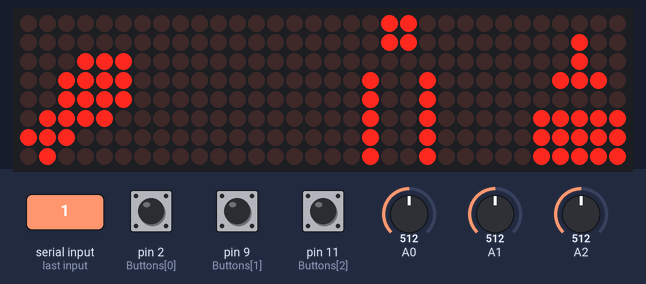
Bench run of a sketch on a simulated Arduino Uno, built with avr-gcc and run on an emulated ATmega328P. Shown: 32×8 LED matrix. Inputs (shaded band) come from the test bench; at power-on: pin 2 (Buttons[0]) HIGH, pin 9 (Buttons[1]) HIGH, pin 11 (Buttons[2]) HIGH, A0 = 512, A1 = 512, A2 = 512. What the sketch prints to the serial monitor is not drawn.

3.8 s: "1" received over Serial
Above: at 4.3 s.
Timing chart, 0 to 6.8 s (numbered marks = the images above; inputs shaded):
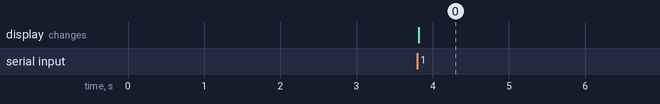

Measured:
- after the input at 3.8 s, the display: changes at once (image 0)

The sketch:

Game-Controller.ino
```cpp
/* ALT GAME JAM CONTROLLER
 *
 *  Project:  Alt Game Jam 2020
 *  Author:   Marshall Kaspari, Rohan Menon
 *  Type:     Analog/Digital controller
 *  Board:    Teensyduino
 *
*/
#include <LedControl.h>

// ---- DEFINES ----------------------------------------------
// Matrix Outputs
byte thrust0[8] = {0x00,0x04,0x04,0x0e,0x00,0x00,0x00,0x00};
byte thrust1[8] = {0x00,0x04,0x04,0x0e,0x00,0x01,0x01,0x01};
byte thrust2[8] = {0x00,0x00,0x04,0x04,0x0e,0x00,0x03,0x03};
byte thrust3[8] = {0x00,0x04,0x04,0x0e,0x00,0x07,0x07,0x07};
byte thrust4[8] = {0x00,0x04,0x04,0x0e,0x00,0x0f,0x0f,0x0f};
byte thrust5[8] = {0x00,0x04,0x04,0x0e,0x00,0x1f,0x1f,0x1f};
byte thrust6[8] = {0x00,0x04,0x04,0x0e,0x20,0x3f,0x3f,0x3f};
byte thrust7[8] = {0x00,0x04,0x44,0x4e,0x60,0x7f,0x7f,0x7f};
byte thrust8[8] = {0x80,0x84,0xc4,0xce,0xe0,0xff,0xff,0xff};

byte rudderMinus4[8] = {0xF8,0xF8,0x00,0x1E,0x3C,0x78,0x3C,0x1E};
byte rudderMinus3[8] = {0x78,0x38,0x00,0x1E,0x2C,0x58,0x2C,0x1E};
byte rudderMinus2[8] = {0x38,0x18,0x00,0x1E,0x24,0x48,0x24,0x1E};
byte rudderMinus1[8] = {0x18,0x08,0x00,0x12,0x24,0x48,0x24,0x12};
byte rudder0[8] = {0x18,0x18,0x00,0x24,0x24,0x24,0x24,0x24};
byte rudder1[8] = {0x18,0x10,0x00,0x48,0x24,0x12,0x24,0x48};
byte rudder2[8] = {0x1C,0x18,0x00,0x78,0x24,0x12,0x24,0x78};
byte rudder3[8] = {0x1E,0x1C,0x00,0x78,0x34,0x1A,0x34,0x78};
byte rudder4[8] = {0x1F,0x1F,0x00,0x78,0x3C,0x1E,0x3C,0x78};

byte aimMinus3[8] = {0x02,0x07,0x1e,0x3c,0x3c,0x38,0x00,0x00};
byte aimMinus2[8] = {0x00,0x00,0x38,0x7f,0x7f,0x38,0x00,0x00};
byte aimMinus1[8] = {0x00,0x00,0x38,0x3c,0x3c,0x1e,0x07,0x02};
byte aim0[8] = {0x00,0x18,0x3c,0x3c,0x3c,0x18,0x18,0x18};
byte aim1[8] = {0x00,0x00,0x1c,0x3c,0x3c,0x78,0xe0,0x40};
byte aim2[8] = {0x00,0x00,0x1c,0xfe,0xfe,0x1c,0x00,0x00};
byte aim3[8] = {0x40,0xe0,0x78,0x3c,0x3c,0x1c,0x00,0x00};

char incomingByte;                  // for incoming serial data from host
int  Potentiometers[] = { 0,1,2,3 };      // Set the analog pins for the potentiometers
int  Buttons[] = { 2,9,11 };       // Set the digital pins for the buttons
int  LinearPots[] = {};       // Set the digital pins for the buttons
bool DebugMode = false;              // Enable or disable the debug mode

int potentiometerThrust = 0;
int potentiometerRudder = 1;
int potentiometerAim = 2;

int  TotalPots = (sizeof(Potentiometers) / sizeof(Potentiometers[0]));   // Calculate total Potentiometers
int  TotalButs = (sizeof(Buttons) / sizeof(Buttons[0]));                // Calculate total Buttons
int  TotalLPots = (sizeof(LinearPots) / sizeof(LinearPots[0]));                // Calculate total Buttons
int  Total = TotalPots + TotalButs + TotalLPots;                                      // Calculate total inputs

int DIN = 7;            // Data In pin
int CS = 5;            // Chip Select pin
int CLK = 6;            // Clock pin
int DevMax = 4;         // Maximum LED matrixes connected

int Brightness = 8;     // Brightnes of the LED Matrix (0 - 15)

String incoming = "";   // String incoming

LedControl lc = LedControl(DIN, CLK, CS, DevMax);    // Call the LED Control function


// ---- DEFINES ----------------------------------------------


// ---- START OF SETUP ----------------------------------------
void setup() {

    Serial.begin(115200);            // Set the serial baudrate (115200 is the typical USB v2.0 speed)

    for (int i = 0; i < TotalButs; i++) {
        pinMode(Buttons[i], INPUT_PULLUP);  // Set the pins for the buttons as input with pullup properties
    }
    for (int i = 0; i < TotalLPots; i++) {
        pinMode(LinearPots[i], INPUT_PULLUP);  // Set the pins for the buttons as input with pullup properties
    }

    for (int i = 0; i < DevMax; i++) {
        lc.shutdown(i, false);               // Turning the display on
        lc.setIntensity(i, Brightness);      // Adjust the brightness
        lc.clearDisplay(i);                 // Clear the display
    }

    delay(500);               // Wait for 500ms to boot up
    Serial.println("Booted");       // Print the startup message
    delay(2000);                      // Wait for 2 seconds before start streaming
}
// ---- END OF SETUP ------------------------------------------


// ---- START OF LOOP -----------------------------------------
void loop() {
    if (Serial.available() > 0) {

      incomingByte = Serial.read();     //  Read the serial input and start sending information back

//    Debug Mode
      if (DebugMode) {
          Serial.println(incomingByte);   //  Print the incoming byte (only use for debug mode)
      }

//     If the byte is empty then execute the following function
        if (incomingByte != '\0') {
          SetThrustMatrix();
          SetRudderMatrix();
          SetAimMatrix();
          SendData();
        }
    }

  //  Debug Mode (it will continuously send data)
  if (DebugMode) {
      SendData();
  }

}
// ---- END OF LOOP -----------------------------------------


// ---- START OF FUNCTIONS ----------------------------------

//  Prints the HEX bytes on the LED matrix
void printByte(byte character[], int index)
{
    int i = 0;

    for (i = 0; i < 8; i++)
    {
        lc.setRow(index, i, character[i]);
    }
}

void SetThrustMatrix()
{
    float thrustValue = Potentiometer(potentiometerThrust);
    if (thrustValue < 0.1f)
    {
        printByte(thrust0, 0);
    } else if (thrustValue < 0.15f)
    {
        printByte(thrust1, 0);
    }
    else if (thrustValue < 0.3f)
    {
        printByte(thrust2, 0);
    }
    else if (thrustValue < 0.4f)
    {
        printByte(thrust3, 0);
    }
    else if (thrustValue < 0.5f)
    {
        printByte(thrust4, 0);
    }
    else if (thrustValue < 0.6f)
    {
        printByte(thrust5, 0);
    }
    else if (thrustValue < 0.7f)
    {
        printByte(thrust6, 0);
    }
    else if (thrustValue < 0.8f)
    {
        printByte(thrust7, 0);
    }
    else if (thrustValue < 0.9f)
    {
        printByte(thrust8, 0);
    }
}

void SetRudderMatrix()
{
    float rudderValue = Potentiometer(potentiometerRudder);
    if (rudderValue < 0.1f)
    {
        printByte(rudderMinus4, 1);
    }
    else if (rudderValue < 0.2f)
    {
        printByte(rudderMinus3, 1);
    }
    else if (rudderValue < 0.3f)
    {
        printByte(rudderMinus2, 1);
    }
    else if (rudderValue < 0.4f)
    {
        printByte(rudderMinus1, 1);
    }
    else if (rudderValue < 0.6f)
    {
        printByte(rudder0, 1);
    }
    else if (rudderValue < 0.7f)
    {
        printByte(rudder1, 1);
    }
    else if (rudderValue < 0.8f)
    {
        printByte(rudder2, 1);
    }
    else if (rudderValue < 0.9f)
    {
        printByte(rudder3, 1);
    }
    else if (rudderValue > 0.9f)
    {
        printByte(rudder4, 1);
    }
}

void SetAimMatrix()
{
    float aimValue = (1.0f - Potentiometer(potentiometerAim));
    if (aimValue < 0.1f)
    {
        printByte(aimMinus3, 3);
    }
    else if (aimValue < 0.2f)
    {
        printByte(aimMinus2, 3);
    }
    else if (aimValue < 0.3f)
    {
        printByte(aimMinus1, 3);
    }
    else if (aimValue < 0.4f)
    {
        printByte(aim0, 3);
    }
    else if (aimValue  < 0.6f)
    {
        printByte(aim1, 3);
    }
    else if (aimValue < 0.7f)
    {
        printByte(aim2, 3);
    }
    else if (aimValue > 0.8f)
    {
      printByte(aim3, 3);
    }
}

//  function Send Data
void SendData() {

    String lineToSend = "";       // Set string lineToSend

//  Print the value of each potentiometer and button followed by an ampersent (&)
//  If statement at the end is to not add an ampersent at the last value

//    Iterate through total inputs
    for (int i = 0; i < Total; i++) {

        bool isPot = i < TotalPots;
        bool isBot = i < TotalPots + TotalButs;                                                                  // is input a potentiometer?

  //      Debug Mode
  //      Prints [PTMTR] or [BUTTON] to identify what is what
        if (DebugMode) {
            lineToSend += isPot ? "[PTMTR]" : isBot ? "[BUTTON]" : "[LinPOTS]";                                              // Debug just to see values
        }

        lineToSend += isPot ? Potentiometer(Potentiometers[i]) : isBot ? Button(Buttons[i - TotalPots]) : LinearPot(LinearPots[i - TotalPots - TotalButs]);       // Add Button input or Potentiometer input based on {isPot} being a potentiometer
        lineToSend += (i == Total - 1) ? "" : "&";                                                     // Add Seperator after checking if its the last one
    }

    Serial.println(lineToSend);                                      //  Print the line
}

//  function Potentiometer
float Potentiometer(int value) {
    //    Read the analog pin, devide by 1023 and return the value
    int val = analogRead(value);
    return (val - 1.0f) / 1022;
}

// function Lever
float LinearPot(int value) {

    //    Read the analog pin, devide by 1023 and return the value
    float val = (540 - analogRead(value)) / (float)540;
    return val > 0 ? val : 0;
}


//  function Button
bool Button(int pin) {

    //    Read the digital pin,  and return true or false
    return digitalRead(pin) == LOW;
}

// FUNCTIONS
//----------------------


// ---- END OF FUNCTIONS ------------------------------------

/***************************************************************************************** END OF FILE **********************************************************************************************/


/* -------------------------------------------------------------------------------------------------------------------------------------------------------------
 *  DO NOT USE THIS CODE
 *  ====================
 * -------------------------------------------------------------------------------------------------------------------------------------------------------------
 *


void loop()

{
    float mySensVals[] = {2, 4, -8, 3, 2};    // create the array with random values


    mySensVals[0] = 100000;      // change the value of the array
    mySensVals[1] = 40;     // change the value of the array

    Serial.print("{");
    for(int i = 0; i < 5; i++)
    {
      Serial.print(i);
      Serial.print("=");
      Serial.print(mySensVals[i]);
      Serial.print("&");

    }
    Serial.println("}");


    Serial.println("");
    Serial.println(mySensVals);

    Serial.println("end of data");
    Serial.println(" ");
//  delay (500);


// TEST STUFF - DO NOT USE
    Serial.println( Potentiometer(0) );
    Serial.println( Potentiometer(1) );

}
*/
```
